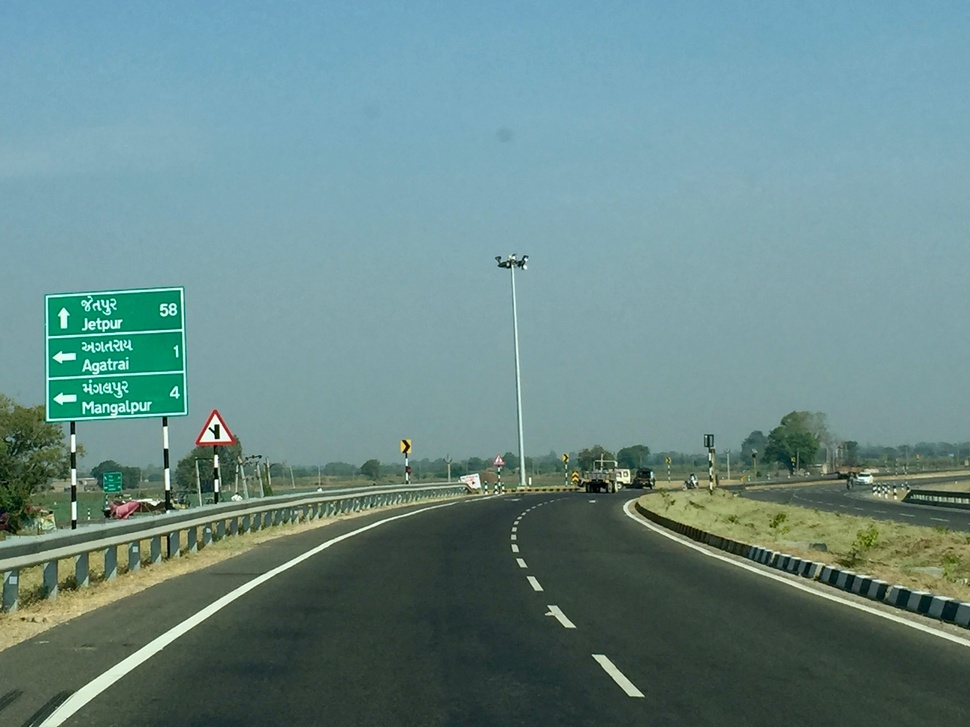
#> input picture test_images/Road_and_highway_network_Somnath_Junagadh_Gujarat_India_2015_b.jpg, 970 x 727 px, shrunk from 2747 x 2060 before the run; its folder holds only this picture in this run
$ python -i taditionalBS.py   (imports and definitions only)
#> lines starting #> are read from the running program, lines starting #| are printed output that depends on the picture; after the words box and inside, x2 and y2 are one past the last pixel; in counts of white or black regions, pixels touching at a corner belong together
### traditional_proccessing/color_based.py
"""
lane_color_weighting.py
-----------------------

Soft color-based weighting for traditional lane detection.
Uses CIE Lab space to bias edge detection toward lane-like colors
(white / yellow) while suppressing road-asphalt edges.

This module DOES NOT perform detection.
It provides confidence weights to be used as priors.
"""

from __future__ import annotations
import numpy as np
import cv2


# ============================================================
# Color anchors in Lab space (empirical, camera-agnostic)
# ============================================================

# OpenCV Lab ranges:
# L in [0,255], a,b in [0,255] with 128 as neutral

LANE_WHITE_LAB = np.array([200, 128, 128], dtype=np.float32)
LANE_YELLOW_LAB = np.array([180, 135, 160], dtype=np.float32)


# ============================================================
# Utilities
# ============================================================

# [38 lines left out: functions bgr_to_lab, estimate_road_lab, not called in this run]


# ============================================================
# Core weighting logic
# ============================================================

def _gaussian_distance(d: np.ndarray, sigma: float) -> np.ndarray:
    return np.exp(-(d ** 2) / (2.0 * sigma ** 2))


# [98 lines left out: functions lane_color_weight_map, apply_weight_to_edges, compute_lane_weighted_edges, visualize_weight_map, not called in this run]


def split_and_score_lines(lines, min_slope=0.5):
    left = []
    right = []

    for line in lines:
        x1, y1, x2, y2 = line[0]
        dx = x2 - x1
        dy = y2 - y1
        if dx == 0:
            continue

        slope = dy / dx
        if abs(slope) < min_slope:
            continue

        length = np.hypot(dx, dy)
        intercept = y1 - slope * x1

        if slope < 0:
            left.append((slope, intercept, length))
        else:
            right.append((slope, intercept, length))

    return left, right
def weighted_fit(lines):
    if not lines:
        return None

    slopes = np.array([l[0] for l in lines])
    intercepts = np.array([l[1] for l in lines])
    weights = np.array([l[2] for l in lines])  # lengths

    m = np.average(slopes, weights=weights)
    c = np.average(intercepts, weights=weights)
    return m, c

### traditional_proccessing/taditionalBS.py
import math
import numpy as np
import cv2
import os
from pathlib import Path
import argparse

try:
    from color_based import compute_lane_weighted_edges, split_and_score_lines, weighted_fit
except Exception:
    compute_lane_weighted_edges = None
    split_and_score_lines = None
    weighted_fit = None


# =================================================
# Stabilization parameters
# =================================================
MIN_ABS_SLOPE = 0.5
MAX_ABS_SLOPE = 2.5

ALPHA = 0.85
prev_left = None  # (m, c)
prev_right = None  # (m, c)


# [4 lines left out: function reset_smoothing_state, not called in this run]


def smooth(prev, curr):
    if curr is None:
        return prev
    if prev is None:
        return curr
    return (
        ALPHA * prev[0] + (1 - ALPHA) * curr[0],
        ALPHA * prev[1] + (1 - ALPHA) * curr[1],
    )


# [5 lines left out: function weighted_avg, not called in this run]


def _select_strongest_contributors(
    scored_lines,
    *,
    max_keep: int = 8,
    min_keep: int = 2,
    min_len_ratio: float = 0.35,
    cum_len_ratio: float = 0.75,
):
    """Pick the longest, most meaningful segments.

    scored_lines: list of (slope, intercept, length)
    """
    if not scored_lines:
        return []

    scored_sorted = sorted(scored_lines, key=lambda t: t[2], reverse=True)
    max_len = float(scored_sorted[0][2])
    if max_len <= 1e-6:
        return []

    filtered = [t for t in scored_sorted if float(t[2]) >= (min_len_ratio * max_len)]
    if len(filtered) < min_keep:
        filtered = scored_sorted

    filtered = filtered[: max_keep]

    total_len = float(sum(t[2] for t in filtered))
    if total_len <= 1e-6:
        return []

    keep = []
    acc = 0.0
    for t in filtered:
        keep.append(t)
        acc += float(t[2])
        if len(keep) >= max_keep:
            break
        if len(keep) >= min_keep and (acc / total_len) >= cum_len_ratio:
            break

    return keep

def grayscale(img):
    """Applies the Grayscale transform
    This will return an image with only one color channel
    but NOTE: to see the returned image as grayscale
    (assuming your grayscaled image is called 'gray')
    you should call plt.imshow(gray, cmap='gray')"""
    # Expected input is BGR (cv2 default)
    return cv2.cvtColor(img, cv2.COLOR_BGR2GRAY)

def canny(img, low_threshold, high_threshold):
    """Applies the Canny transform"""
    kernel_dilate = cv2.getStructuringElement(
    cv2.MORPH_RECT, (2, 4)
)
    kernel_erode = cv2.getStructuringElement(
    cv2.MORPH_RECT, (1, 1)
)
    kernel_dilate = cv2.getStructuringElement(
    cv2.MORPH_RECT, (2, 8)
)


    img= cv2.Canny(img, low_threshold, high_threshold)
    img = cv2.erode(img, kernel_erode, iterations=1)
    img = cv2.dilate(img, kernel_dilate, iterations=1)

    return img

def gaussian_blur(img, kernel_size):
    """Applies a Gaussian Noise kernel"""
    return cv2.GaussianBlur(img, (kernel_size, kernel_size), 0)

def region_of_interest(img, vertices):
    """
    Applies an image mask.

    Only keeps the region of the image defined by the polygon
    formed from `vertices`. The rest of the image is set to black.
    `vertices` should be a numpy array of integer points.
    """
    #defining a blank mask to start with
    mask = np.zeros_like(img)

    #defining a 3 channel or 1 channel color to fill the mask with depending on the input image
    if len(img.shape) > 2:
        channel_count = img.shape[2]  # i.e. 3 or 4 depending on your image
        ignore_mask_color = (255,) * channel_count
    else:
        ignore_mask_color = 255

    #filling pixels inside the polygon defined by "vertices" with the fill color
    cv2.fillPoly(mask, vertices, ignore_mask_color)

    #returning the image only where mask pixels are nonzero
    masked_image = cv2.bitwise_and(img, mask)
    return masked_image


def draw_lines(img, lines, color=[255, 0, 0], thickness=10):
    """
    NOTE: this is the function you might want to use as a starting point once you want to
    average/extrapolate the line segments you detect to map out the full
    extent of the lane (going from the result shown in raw-lines-example.mp4
    to that shown in P1_example.mp4).

    Think about things like separating line segments by their
    slope ((y2-y1)/(x2-x1)) to decide which segments are part of the left
    line vs. the right line.  Then, you can average the position of each of
    the lines and extrapolate to the top and bottom of the lane.

    This function draws `lines` with `color` and `thickness`.
    Lines are drawn on the image inplace (mutates the image).
    If you want to make the lines semi-transparent, think about combining
    this function with the weighted_img() function below
    """
    for line in lines:
        for x1,y1,x2,y2 in line:
            cv2.line(img, (x1, y1), (x2, y2), color, thickness)

def slope_lines(image, lines):
    global prev_left, prev_right
    if lines is None:
        return None
    img = image.copy()
    poly_vertices = []
    order = [0, 1, 3, 2]

    if split_and_score_lines is None or weighted_fit is None:
        # Fallback to previous behavior if helpers are unavailable
        left_lines = []   # (m, c, length)
        right_lines = []  # (m, c, length)
        for line in lines:
            for x1, y1, x2, y2 in line:
                if x1 == x2:
                    continue
                m = (y2 - y1) / (x2 - x1)
                c = y1 - m * x1
                if abs(m) < MIN_ABS_SLOPE or abs(m) > MAX_ABS_SLOPE:
                    continue
                seg_len = float(np.hypot(x2 - x1, y2 - y1))
                if seg_len <= 1e-6:
                    continue
                if m < 0:
                    left_lines.append((m, c, seg_len))
                else:
                    right_lines.append((m, c, seg_len))
        curr_left = weighted_avg(left_lines) if len(left_lines) > 0 else None
        curr_right = weighted_avg(right_lines) if len(right_lines) > 0 else None
    else:
        # Required behavior:
        # per side: filter by slope -> rank by length -> keep strongest -> fit ONE line
        left_scored, right_scored = split_and_score_lines(lines, min_slope=MIN_ABS_SLOPE)

        left_scored = [t for t in left_scored if abs(t[0]) <= MAX_ABS_SLOPE]
        right_scored = [t for t in right_scored if abs(t[0]) <= MAX_ABS_SLOPE]

        left_best = _select_strongest_contributors(left_scored)
        right_best = _select_strongest_contributors(right_scored)

        curr_left = weighted_fit(left_best)
        curr_right = weighted_fit(right_best)

    prev_left = smooth(prev_left, curr_left)
    prev_right = smooth(prev_right, curr_right)

    if prev_left is None or prev_right is None:
        # Not enough signal yet
        return None

    left_line = prev_left
    right_line = prev_right

    for slope, intercept in (left_line, right_line):
        rows, cols = image.shape[:2]
        y1 = rows
        y2 = int(rows * 0.6)

        if abs(slope) < 1e-6:
            continue

        x1 = int((y1 - intercept) / slope)
        x2 = int((y2 - intercept) / slope)

        poly_vertices.append((x1, y1))
        poly_vertices.append((x2, y2))

        draw_lines(img, np.array([[[x1, y1, x2, y2]]]))

    if len(poly_vertices) < 4:
        return None

    poly_vertices = [poly_vertices[i] for i in order]
    cv2.fillPoly(img, pts=np.array([poly_vertices], 'int32'), color=(255, 255, 255))
    return poly_vertices


    #cv2.polylines(img,np.array([poly_vertices],'int32'), True, (0,0,255), 10)
    #print(poly_vertices)

def hough_lines(img, rho, theta, threshold, min_line_len, max_line_gap):
    """
    `img` should be the output of a Canny transform.

    Returns an image with hough lines drawn.
    """

    lines = cv2.HoughLinesP(
        img,
        rho,
        theta,
        threshold,
        np.array([]),
        minLineLength=min_line_len,
        maxLineGap=max_line_gap,
    )
    if lines is None:
        return None

    line_img = np.zeros((img.shape[0], img.shape[1], 3), dtype=np.uint8)
    poly = slope_lines(line_img, lines)
    return poly


def polygon_to_mask(image_shape, poly_vertices):
    h, w = image_shape[:2]
    mask = np.zeros((h, w), dtype=np.uint8)
    if poly_vertices is None:
        return mask
    cv2.fillPoly(mask, [np.array(poly_vertices, dtype=np.int32)], 1)
    return mask


def traditional_polygon_mask(image_bgr):
    gray = grayscale(image_bgr)
    blur = gaussian_blur(gray, 5)
    edges = canny(blur, 180, 240)
    masked = region_of_interest(edges, get_vertices(image_bgr))

    poly = hough_lines(
        img=masked,
        rho=1,
        theta=np.pi / 180,
        threshold=20,
        min_line_len=20,
        max_line_gap=180,
    )

    return polygon_to_mask(image_bgr.shape, poly)

# Python 3 has support for cool math symbols.

# [15 lines left out: function weighted_img, not called in this run]
def get_vertices(image):
    h, w = image.shape[:2]

    bottom_left  = (0, h)
    top_left     = (0, int(0.7 * h))
    top_right    = (w, int(0.7 * h))
    bottom_right = (w, h)

    return np.array([[bottom_left, top_left, top_right, bottom_right]], dtype=np.int32)


    ver = np.array([[bottom_left, top_left, top_right, bottom_right]], dtype=np.int32)
    return ver
# Lane finding Pipeline
def lane_finding_pipeline(image):
    return traditional_polygon_mask(image)


# [20 lines left out: function lane_finding_pipeline_debug, not called in this run]

>>> import cv2
>>> picture = cv2.imread('../test_images/Road_and_highway_network_Somnath_Junagadh_Gujarat_India_2015_b.jpg')
#> picture is the input picture: shape (727, 970, 3); mean B, G, R 136.8, 137.8, 105.4
>>> result = traditional_polygon_mask(picture)
#> in grayscale, `return cv2.cvtColor(img, cv2.COLOR_BGR2GRAY)`:
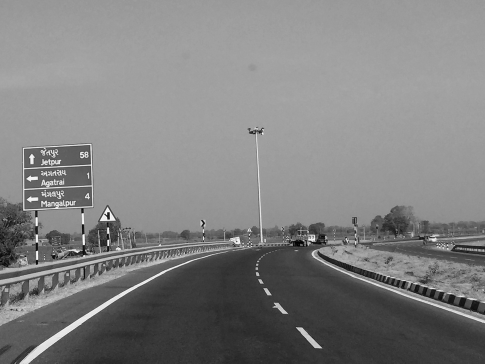
#> returned value: shape (727, 970) (shown at 1/2 size); min 0, max 254, mean 128
#> in region_of_interest, `masked_image = cv2.bitwise_and(img, mask)`:
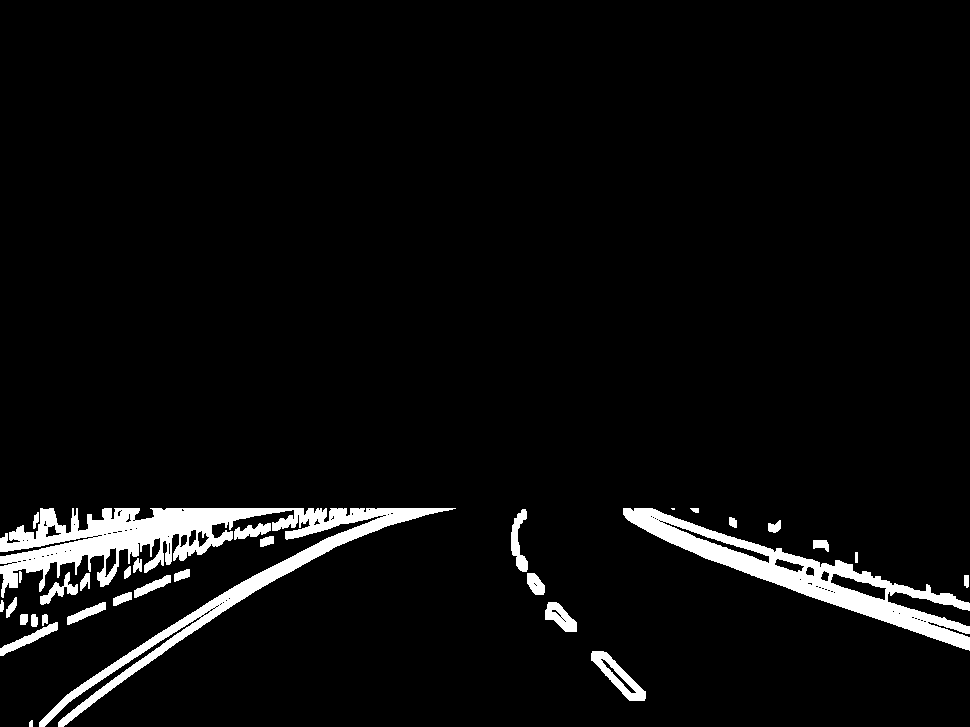
#> masked_image: shape (727, 970); 4.8% white; 32 white regions (1 under 20 px), largest, box (x1, y1, x2, y2) and area: (0, 508, 456, 727) 18186, (623, 508, 970, 651) 10030, (591, 651, 646, 701) 956
#> in hough_lines, `lines = cv2.HoughLinesP( img, rho, theta, threshold, np.array([]), min..`: lines = 278 rows, first 6: [2, 537, 312, 559], [623, 512, 969, 638], [40, 508, 698, 508], [736, 569, 968, 581], [40, 510, 780, 523], [0, 545, 309, 561]
#> the loop in split_and_score_lines, `for line in lines:` made 278 passes
#> (x1, y1, x2, y2, dx, dy, slope) on passes 1 to 3: (2, 537, 312, 559, 310, 22, 0.071), (623, 512, 969, 638, 346, 126, 0.364), (40, 508, 698, 508, 658, 0, 0)
#> after the loop in split_and_score_lines, `for line in lines:`: left = [(-0.511, 742.3, 105.5), (-0.512, 744, 92.13), (-0.507, 744.8, 84.08), (-0.556, 756.2, 30.89), (-0.508, 746.8, 72.9), (-0.508, 747.9, 66.19), (-0.516, 751.9, 34.89), (-0.556, 753.3, 41.18), (-0.514, 746.6, 78.71)]; right = 19 items, first 6: (1.15, -28.08, 158.8), (1.19, -52.03, 181.7), (1.08, 3.5, 195.3), (1.04, 28, 186), (1.16, -27.67, 156), (1.08, 1.14, 193.9)
#> in slope_lines, `left_scored, right_scored = split_and_score_lines(lines, min_slope=MIN..`: left_scored has the same summary as left in split_and_score_lines; right_scored has the same summary as right in split_and_score_lines
#> in _select_strongest_contributors, `scored_sorted = sorted(scored_lines, key=lambda t: t[2], reverse=True)`: scored_sorted = [(-0.511, 742.3, 105.5), (-0.512, 744, 92.13), (-0.507, 744.8, 84.08), (-0.514, 746.6, 78.71), (-0.508, 746.8, 72.9), (-0.508, 747.9, 66.19), (-0.556, 753.3, 41.18), (-0.516, 751.9, 34.89), (-0.556, 756.2, 30.89)]
#> in _select_strongest_contributors, `max_len = float(scored_sorted[0][2])`: max_len = 105.5
#> in _select_strongest_contributors, `filtered = [t for t in scored_sorted if float(t[2]) >= (min_len_ratio ..`: filtered = [(-0.511, 742.3, 105.5), (-0.512, 744, 92.13), (-0.507, 744.8, 84.08), (-0.514, 746.6, 78.71), (-0.508, 746.8, 72.9), (-0.508, 747.9, 66.19), (-0.556, 753.3, 41.18)]
#> in _select_strongest_contributors, `total_len = float(sum(t[2] for t in filtered))`: total_len = 540.7
#> the loop in _select_strongest_contributors, `for t in filtered:` made 5 passes
#> (t, acc) on passes 1 to 4: ((-0.511, 742.3, 105.5), 105.5), ((-0.512, 744, 92.13), 197.7), ((-0.507, 744.8, 84.08), 281.8), ((-0.514, 746.6, 78.71), 360.5)
#> after the loop in _select_strongest_contributors, `for t in filtered:`: acc = 433.4; keep = [(-0.511, 742.3, 105.5), (-0.512, 744, 92.13), (-0.507, 744.8, 84.08), (-0.514, 746.6, 78.71), (-0.508, 746.8, 72.9)]
#> in slope_lines, `left_best = _select_strongest_contributors(left_scored)`: left_best has the same summary as keep in _select_strongest_contributors
#> the loop in _select_strongest_contributors (call 2), `for t in filtered:` made 6 passes
#> (t, acc) on passes 1 to 4: ((1.08, 3.5, 195.3), 195.3), ((1.08, 0.504, 195.3), 390.6), ((1.08, 2.5, 195.3), 585.9), ((1.08, 1.14, 193.9), 779.7)
#> in slope_lines, `right_best = _select_strongest_contributors(right_scored)`: right_best = [(1.08, 3.5, 195.3), (1.08, 0.504, 195.3), (1.08, 2.5, 195.3), (1.08, 1.14, 193.9), (1.04, 28, 186), (1.04, 29.44, 181.8)]
#> in weighted_fit, `slopes = np.array([l[0] for l in lines])`: slopes = [-0.511, -0.512, -0.507, -0.514, -0.508]
#> in weighted_fit, `intercepts = np.array([l[1] for l in lines])`: intercepts = [742.3, 744, 744.8, 746.6, 746.8]
#> in weighted_fit, `weights = np.array([l[2] for l in lines])`: weights = [105.5, 92.13, 84.08, 78.71, 72.9]
#> in weighted_fit, `m = np.average(slopes, weights=weights)`: m = -0.51
#> in weighted_fit, `c = np.average(intercepts, weights=weights)`: c = 744.7
#> in slope_lines, `curr_left = weighted_fit(left_best)`: curr_left = (-0.51, 744.7)
#> in slope_lines, `curr_right = weighted_fit(right_best)`: curr_right = (1.06, 10.5)
#> in slope_lines, `prev_left = smooth(prev_left, curr_left)`: prev_left = (-0.51, 744.7)
#> in slope_lines, `prev_right = smooth(prev_right, curr_right)`: prev_right = (1.06, 10.5)
#> in slope_lines, `left_line = prev_left`: left_line = (-0.51, 744.7)
#> in slope_lines, `right_line = prev_right`: right_line = (1.06, 10.5)
#> the loop in slope_lines, `for slope, intercept in (left_line, right_line):` made 2 passes
#> (slope, intercept, rows, cols, y1, y2) on pass 1: (-0.51, 744.7, 727, 970, 727, 436)
#> after the loop in slope_lines, `for slope, intercept in (left_line, right_line):`:
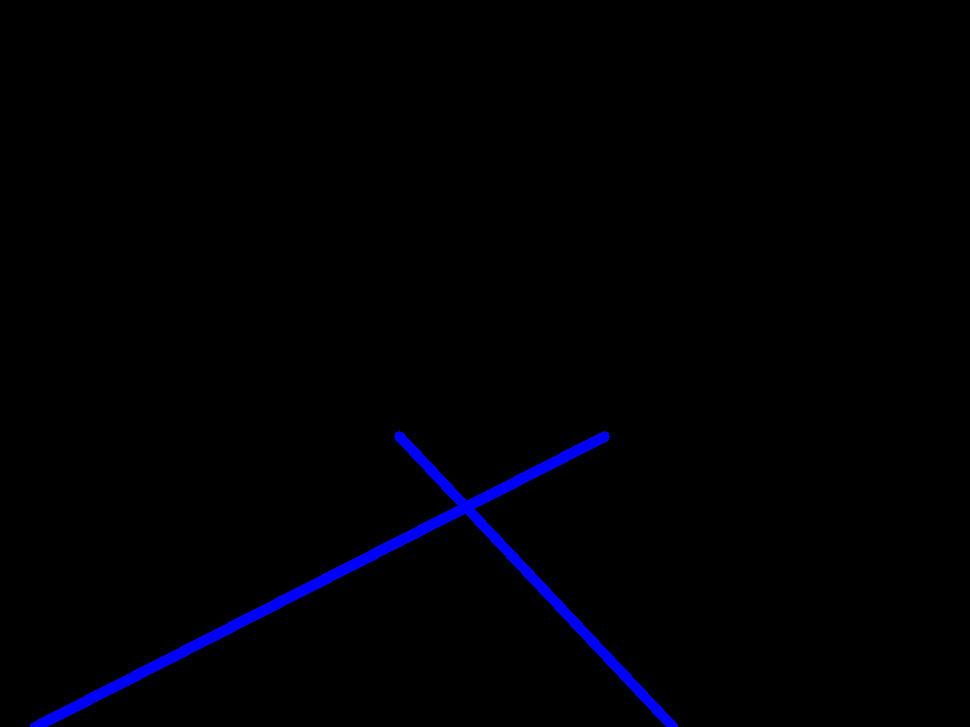
#> img: shape (727, 970, 3); mean of channels 0, 1, 2 3.9, 0, 0; drawn as B, G, R
#> in polygon_to_mask, `cv2.fillPoly(mask, [np.array(poly_vertices, dtype=np.int32)], 1)`:
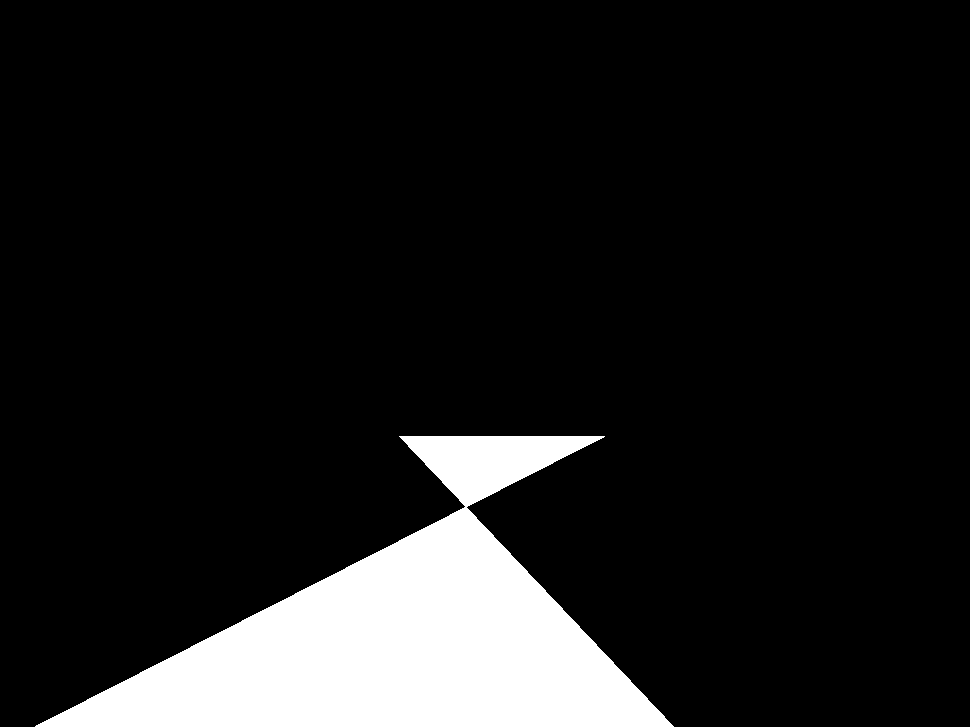
#> mask: shape (727, 970); values 0 (black) and 1 (white), 11.1% white; 1 white region, box (x1, y1, x2, y2) and area: (35, 436, 674, 727) 78098
